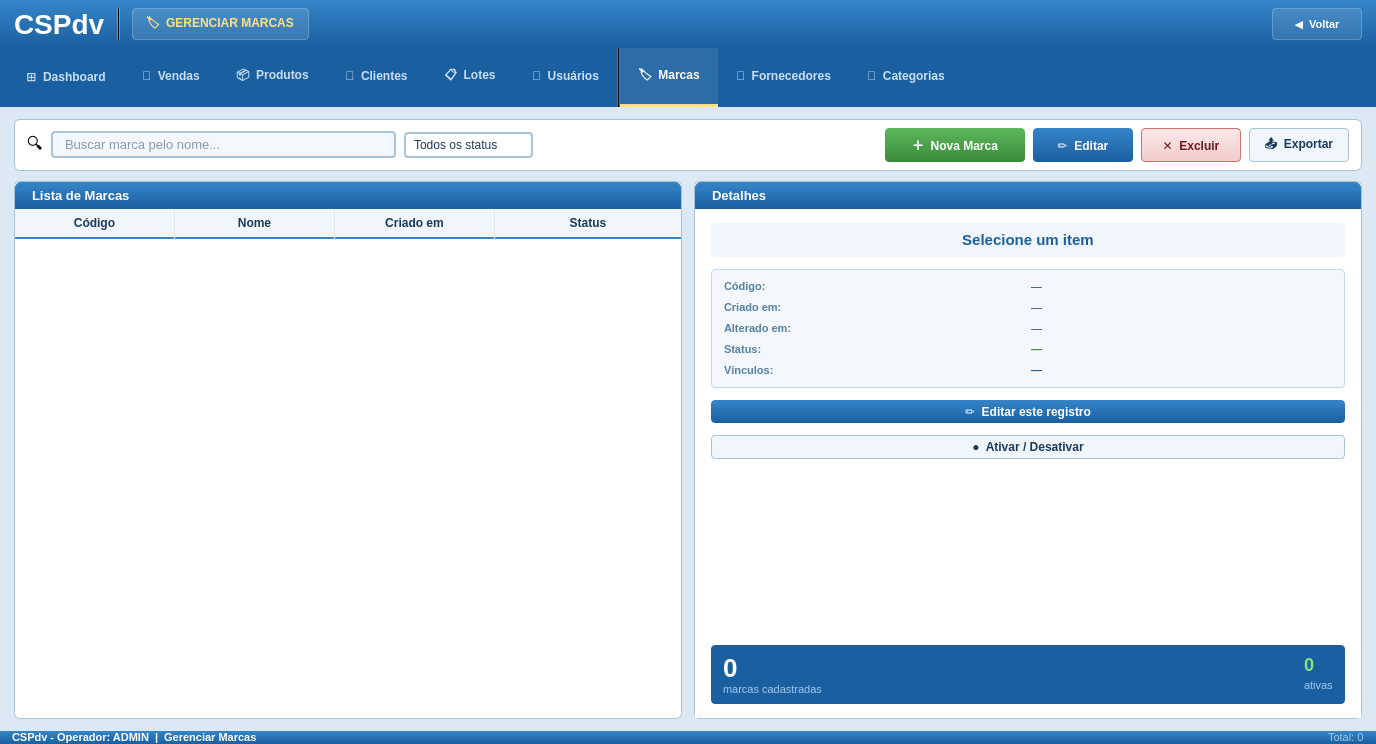
<?xml version="1.0" encoding="UTF-8"?>
<ui version="4.0">
 <class>GerenciarMarcas</class>
 <widget class="QWidget" name="GerenciarMarcas">
  <property name="geometry">
   <rect><x>0</x><y>0</y><width>1376</width><height>744</height></rect>
  </property>
  <property name="windowTitle"><string>CSPdv - Gerenciar Marcas</string></property>
  <property name="styleSheet"><string notr="true">QWidget { font-family: Arial; }</string></property>

  <layout class="QVBoxLayout" name="mainVLayout">
   <property name="spacing"><number>0</number></property>
   <property name="leftMargin"><number>0</number></property>
   <property name="topMargin"><number>0</number></property>
   <property name="rightMargin"><number>0</number></property>
   <property name="bottomMargin"><number>0</number></property>

   <!-- HEADER -->
   <item>
    <widget class="QFrame" name="frameHeader">
     <property name="minimumHeight"><number>72</number></property>
     <property name="maximumHeight"><number>72</number></property>
     <property name="styleSheet">
      <string notr="true">QFrame#frameHeader{background:qlineargradient(x1:0,y1:0,x2:0,y2:1,stop:0 #3585c8,stop:1 #1a5fa0);}</string>
     </property>
     <layout class="QHBoxLayout" name="headerHLayout">
      <property name="spacing"><number>12</number></property>
      <property name="leftMargin"><number>14</number></property>
      <property name="topMargin"><number>8</number></property>
      <property name="rightMargin"><number>14</number></property>
      <property name="bottomMargin"><number>8</number></property>
      <item>
       <widget class="QLabel" name="lblLogo">
        <property name="text"><string>CSPdv</string></property>
        <property name="minimumWidth"><number>180</number></property>
        <property name="styleSheet"><string notr="true">color:white;font-size:28px;font-weight:bold;</string></property>
       </widget>
      </item>
      <item>
       <widget class="QFrame" name="frameSep">
        <property name="minimumWidth"><number>2</number></property>
        <property name="maximumWidth"><number>2</number></property>
        <property name="styleSheet"><string notr="true">background-color:rgba(255,255,255,80);</string></property>
        <property name="frameShape"><enum>QFrame::VLine</enum></property>
       </widget>
      </item>
      <item>
       <widget class="QLabel" name="lblBadge">
        <property name="text"><string>🏷  GERENCIAR MARCAS</string></property>
        <property name="styleSheet"><string notr="true">QLabel{background-color:rgba(255,255,255,30);color:#ffe080;font-size:12px;font-weight:bold;border:1px solid rgba(255,255,255,60);border-radius:4px;padding:3px 10px;}</string></property>
       </widget>
      </item>
      <item>
       <spacer name="headerSpacer">
        <property name="orientation"><enum>Qt::Horizontal</enum></property>
        <property name="sizeHint" stdset="0"><size><width>40</width><height>10</height></size></property>
       </spacer>
      </item>
      <item>
       <widget class="QPushButton" name="btnVoltar">
        <property name="text"><string>&#9664;  Voltar</string></property>
        <property name="minimumSize"><size><width>90</width><height>32</height></size></property>
        <property name="styleSheet"><string notr="true">QPushButton{background-color:rgba(255,255,255,25);color:white;font-size:11px;font-weight:bold;border:1px solid rgba(255,255,255,60);border-radius:4px;padding:4px 12px;}QPushButton:hover{background-color:rgba(255,255,255,40);}QPushButton:pressed{background-color:rgba(255,255,255,15);}</string></property>
       </widget>
      </item>
     </layout>
    </widget>
   </item>

   <!-- NAV BAR -->
   <item>
    <widget class="QFrame" name="frameNavBar">
     <property name="minimumHeight"><number>44</number></property>
     <property name="maximumHeight"><number>44</number></property>
     <property name="styleSheet">
      <string notr="true">
       QFrame#frameNavBar { background-color: #1a5fa0; }
       QPushButton {
        background-color: transparent;
        color: #c8dff4;
        font-size: 12px;
        font-weight: bold;
        border: none;
        border-bottom: 3px solid transparent;
        min-height: 44px;
        padding: 6px 18px;
       }
       QPushButton:hover {
        color: white;
        background-color: rgba(255,255,255,15);
        border-bottom: 3px solid rgba(255,255,255,60);
       }
       QPushButton:checked {
        color: white;
        background-color: rgba(255,255,255,20);
        border-bottom: 3px solid #ffe080;
       }
       /* Sub-itens de catálogo (marcas/fornec/categ) — fonte menor */
       QPushButton[navSub="true"] {
        font-size: 11px;
        padding: 4px 12px;
        color: #a8d4f0;
       }
       QPushButton[navSub="true"]:hover  { color: white; }
       QPushButton[navSub="true"]:checked { color: white; }
      </string>
     </property>
     <layout class="QHBoxLayout" name="navHLayout">
      <property name="spacing"><number>0</number></property>
      <property name="leftMargin"><number>8</number></property>
      <property name="topMargin"><number>0</number></property>
      <property name="rightMargin"><number>0</number></property>
      <property name="bottomMargin"><number>0</number></property>
      <item>
       <widget class="QPushButton" name="btnNavDashboard">
        <property name="text"><string>⊞  Dashboard</string></property>
        <property name="checkable"><bool>true</bool></property>
       </widget>
      </item>
      <item>
       <widget class="QPushButton" name="btnNavVendas">
        <property name="text"><string>🛒  Vendas</string></property>
        <property name="checkable"><bool>true</bool></property>
       </widget>
      </item>
      <item>
       <widget class="QPushButton" name="btnNavProdutos">
        <property name="text"><string>📦  Produtos</string></property>
        <property name="checkable"><bool>true</bool></property>
       </widget>
      </item>
      <item>
       <widget class="QPushButton" name="btnNavClientes">
        <property name="text"><string>👥  Clientes</string></property>
        <property name="checkable"><bool>true</bool></property>
       </widget>
      </item>
      <item>
       <widget class="QPushButton" name="btnNavLotes">
        <property name="text"><string>📋  Lotes</string></property>
        <property name="checkable"><bool>true</bool></property>
       </widget>
      </item>
      <item>
       <widget class="QPushButton" name="btnNavUsuarios">
        <property name="text"><string>🔑  Usuários</string></property>
        <property name="checkable"><bool>true</bool></property>
       </widget>
      </item>
      <item>
       <widget class="QFrame" name="navSeparator">
        <property name="minimumWidth"><number>1</number></property>
        <property name="maximumWidth"><number>1</number></property>
        <property name="styleSheet"><string notr="true">background-color:rgba(255,255,255,40);</string></property>
        <property name="frameShape"><enum>QFrame::VLine</enum></property>
       </widget>
      </item>
      <item>
       <widget class="QPushButton" name="btnNavMarcas">
        <property name="text"><string>🏷  Marcas</string></property>
        <property name="checkable"><bool>true</bool></property>
        <property name="checked"><bool>true</bool></property>
       </widget>
      </item>
      <item>
       <widget class="QPushButton" name="btnNavFornecedores">
        <property name="text"><string>🚚  Fornecedores</string></property>
        <property name="checkable"><bool>true</bool></property>
       </widget>
      </item>
      <item>
       <widget class="QPushButton" name="btnNavCategorias">
        <property name="text"><string>📂  Categorias</string></property>
        <property name="checkable"><bool>true</bool></property>
       </widget>
      </item>
      <item>
       <spacer name="navSpacer">
        <property name="orientation"><enum>Qt::Horizontal</enum></property>
        <property name="sizeHint" stdset="0"><size><width>40</width><height>10</height></size></property>
       </spacer>
      </item>
     </layout>
    </widget>
   </item>

   <!-- CONTEÚDO -->
   <item>
    <widget class="QWidget" name="widgetConteudo">
     <property name="styleSheet"><string notr="true">QWidget#widgetConteudo{background-color:#dce8f4;}</string></property>
     <layout class="QVBoxLayout" name="conteudoVLayout">
      <property name="spacing"><number>10</number></property>
      <property name="leftMargin"><number>14</number></property>
      <property name="topMargin"><number>12</number></property>
      <property name="rightMargin"><number>14</number></property>
      <property name="bottomMargin"><number>12</number></property>

      <!-- Barra de ferramentas -->
      <item>
       <widget class="QFrame" name="frameToolbar">
        <property name="minimumHeight"><number>52</number></property>
        <property name="maximumHeight"><number>52</number></property>
        <property name="styleSheet"><string notr="true">QFrame#frameToolbar{background-color:#ffffff;border:1px solid #a8c4d8;border-radius:6px;}</string></property>
        <layout class="QHBoxLayout" name="toolbarHLayout">
         <property name="spacing"><number>8</number></property>
         <property name="leftMargin"><number>12</number></property>
         <property name="topMargin"><number>8</number></property>
         <property name="rightMargin"><number>12</number></property>
         <property name="bottomMargin"><number>8</number></property>

         <item>
          <widget class="QLabel" name="lblBuscaIcon">
           <property name="text"><string>&#128269;</string></property>
           <property name="styleSheet"><string notr="true">font-size:16px;</string></property>
          </widget>
         </item>
         <item>
          <widget class="QLineEdit" name="lineEditBusca">
           <property name="minimumHeight"><number>34</number></property>
           <property name="minimumWidth"><number>320</number></property>
           <property name="placeholderText"><string>Buscar marca pelo nome...</string></property>
           <property name="styleSheet"><string notr="true">QLineEdit{background-color:#f4f8fc;border:2px solid #a8c4d8;border-radius:4px;font-size:13px;color:#1a3a5c;padding:3px 10px;}QLineEdit:focus{border-color:#3585c8;background-color:#ffffff;}</string></property>
          </widget>
         </item>

         <!-- Filtro ativo -->
         <item>
          <widget class="QComboBox" name="comboFiltroStatus">
           <property name="minimumHeight"><number>34</number></property>
           <property name="minimumWidth"><number>130</number></property>
           <property name="styleSheet"><string notr="true">QComboBox{background-color:#ffffff;border:2px solid #a8c4d8;border-radius:4px;font-size:12px;color:#1a3a5c;padding:3px 8px;}QComboBox:focus{border-color:#3585c8;}QComboBox::drop-down{border:none;width:22px;}QComboBox QAbstractItemView{background-color:#ffffff;border:1px solid #a8c4d8;selection-background-color:#3585c8;selection-color:white;}</string></property>
           <item><property name="text"><string>Todos os status</string></property></item>
           <item><property name="text"><string>Ativos</string></property></item>
           <item><property name="text"><string>Inativos</string></property></item>
          </widget>
         </item>

         <item>
          <spacer name="toolbarSpacer">
           <property name="orientation"><enum>Qt::Horizontal</enum></property>
           <property name="sizeHint" stdset="0"><size><width>20</width><height>10</height></size></property>
          </spacer>
         </item>

         <item>
          <widget class="QPushButton" name="btnNovo">
           <property name="text"><string>&#65291;  Nova Marca</string></property>
           <property name="minimumSize"><size><width>140</width><height>34</height></size></property>
           <property name="styleSheet"><string notr="true">QPushButton{background:qlineargradient(x1:0,y1:0,x2:0,y2:1,stop:0 #5cb85c,stop:1 #3a8a3a);color:white;font-size:12px;font-weight:bold;border:none;border-radius:4px;padding:4px 14px;}QPushButton:hover{background:#4a9a4a;}QPushButton:pressed{background:#3a8a3a;}</string></property>
          </widget>
         </item>
         <item>
          <widget class="QPushButton" name="btnEditar">
           <property name="text"><string>&#9999;  Editar</string></property>
           <property name="minimumSize"><size><width>100</width><height>34</height></size></property>
           <property name="styleSheet"><string notr="true">QPushButton{background:qlineargradient(x1:0,y1:0,x2:0,y2:1,stop:0 #3585c8,stop:1 #1a5fa0);color:white;font-size:12px;font-weight:bold;border:none;border-radius:4px;padding:4px 14px;}QPushButton:hover{background:#2a74b8;}QPushButton:pressed{background:#1a5fa0;}</string></property>
          </widget>
         </item>
         <item>
          <widget class="QPushButton" name="btnExcluir">
           <property name="text"><string>&#10005;  Excluir</string></property>
           <property name="minimumSize"><size><width>100</width><height>34</height></size></property>
           <property name="shortcut"><string>Delete</string></property>
           <property name="styleSheet"><string notr="true">QPushButton{background:qlineargradient(x1:0,y1:0,x2:0,y2:1,stop:0 #fce8e8,stop:1 #f0cccc);color:#6a1a1a;font-size:12px;font-weight:bold;border:1px solid #cc7070;border-radius:4px;padding:4px 14px;}QPushButton:hover{background:#f8d8d8;border-color:#aa4444;}QPushButton:pressed{background:#e8b8b8;}</string></property>
          </widget>
         </item>
         <item>
          <widget class="QPushButton" name="btnExportar">
           <property name="text"><string>&#128228;  Exportar</string></property>
           <property name="minimumSize"><size><width>100</width><height>34</height></size></property>
           <property name="styleSheet"><string notr="true">QPushButton{background-color:#f0f6fc;color:#1a3a5c;font-size:12px;font-weight:bold;border:1px solid #a8c4d8;border-radius:4px;padding:4px 14px;}QPushButton:hover{background-color:#dceaf4;border-color:#3585c8;}QPushButton:pressed{background-color:#c0d8ec;}</string></property>
          </widget>
         </item>

        </layout>
       </widget>
      </item>

      <!-- Layout principal: tabela + painel info -->
      <item>
       <layout class="QHBoxLayout" name="mainAreaHLayout">
        <property name="spacing"><number>12</number></property>

        <!-- Tabela -->
        <item>
         <widget class="QFrame" name="frameTabela">
          <property name="styleSheet"><string notr="true">QFrame#frameTabela{background-color:#ffffff;border:1px solid #a8c4d8;border-radius:6px;}</string></property>
          <layout class="QVBoxLayout" name="tabelaVLayout">
           <property name="spacing"><number>0</number></property>
           <property name="leftMargin"><number>0</number></property>
           <property name="topMargin"><number>0</number></property>
           <property name="rightMargin"><number>0</number></property>
           <property name="bottomMargin"><number>0</number></property>
           <item>
            <widget class="QLabel" name="lblTabelaTitle">
             <property name="text"><string>Lista de Marcas</string></property>
             <property name="minimumHeight"><number>36</number></property>
             <property name="maximumHeight"><number>36</number></property>
             <property name="styleSheet"><string notr="true">QLabel{background:qlineargradient(x1:0,y1:0,x2:0,y2:1,stop:0 #3585c8,stop:1 #1a5fa0);color:white;font-size:13px;font-weight:bold;padding:6px 14px;border-top-left-radius:6px;border-top-right-radius:6px;}</string></property>
            </widget>
           </item>
           <item>
            <widget class="QTableWidget" name="tableEntidades">
             <property name="styleSheet">
              <string notr="true">QTableWidget{background-color:#ffffff;alternate-background-color:#f2f8fc;border:none;border-bottom-left-radius:6px;border-bottom-right-radius:6px;font-size:12px;gridline-color:#dce8f0;outline:0;}QTableWidget::item{padding:4px 8px;color:#111111;}QTableWidget::item:selected{background-color:#3585c8;color:#ffffff;}QTableWidget::item:hover:!selected{background-color:#ddeef8;}QHeaderView::section:horizontal{background-color:#f0f6fc;color:#1a3a5c;font-size:12px;font-weight:bold;padding:5px 8px;border:none;border-right:1px solid #dce8f0;border-bottom:2px solid #3585c8;}QHeaderView::section:horizontal:last{border-right:none;}QHeaderView::section:horizontal:checked{background-color:#f0f6fc;color:#1a3a5c;}QHeaderView::section:vertical{background-color:#ffffff;color:#ffffff;border:none;border-bottom:1px solid #dce8f0;border-right:1px solid #dce8f0;width:16px;}QHeaderView::section:vertical:checked{background-color:#3585c8;color:#3585c8;}QTableCornerButton::section{background-color:#f0f6fc;border:none;border-bottom:2px solid #3585c8;border-right:1px solid #dce8f0;}QScrollBar:vertical{background:#f0f4f8;width:10px;margin:0;}QScrollBar::handle:vertical{background:#a8c4d8;border-radius:4px;min-height:20px;}QScrollBar::handle:vertical:hover{background:#3585c8;}QScrollBar::add-line:vertical,QScrollBar::sub-line:vertical{height:0px;}</string>
             </property>
             <property name="columnCount"><number>4</number></property>
             <property name="rowCount"><number>0</number></property>
             <property name="selectionBehavior"><enum>QAbstractItemView::SelectRows</enum></property>
             <property name="selectionMode"><enum>QAbstractItemView::SingleSelection</enum></property>
             <property name="editTriggers"><set>QAbstractItemView::NoEditTriggers</set></property>
             <property name="alternatingRowColors"><bool>true</bool></property>
             <property name="showGrid"><bool>true</bool></property>
             <property name="sortingEnabled"><bool>true</bool></property>
             <property name="wordWrap"><bool>false</bool></property>
             <attribute name="horizontalHeaderVisible"><bool>true</bool></attribute>
             <attribute name="horizontalHeaderStretchLastSection"><bool>true</bool></attribute>
             <attribute name="horizontalHeaderHighlightSections"><bool>false</bool></attribute>
             <attribute name="horizontalHeaderDefaultSectionSize"><number>160</number></attribute>
             <attribute name="verticalHeaderVisible"><bool>true</bool></attribute>
             <attribute name="verticalHeaderDefaultSectionSize"><number>28</number></attribute>
             <attribute name="verticalHeaderHighlightSections"><bool>true</bool></attribute>
             <column><property name="text"><string>Código</string></property></column>
             <column><property name="text"><string>Nome</string></property></column>
             <column><property name="text"><string>Criado em</string></property></column>
             <column><property name="text"><string>Status</string></property></column>
            </widget>
           </item>
          </layout>
         </widget>
        </item>

        <!-- Painel lateral de info -->
        <item>
         <widget class="QFrame" name="framePainelInfo">
          <property name="minimumWidth"><number>260</number></property>
          <property name="maximumWidth"><number>280</number></property>
          <property name="styleSheet"><string notr="true">QFrame#framePainelInfo{background-color:#ffffff;border:1px solid #a8c4d8;border-radius:6px;}</string></property>
          <layout class="QVBoxLayout" name="painelInfoVLayout">
           <property name="spacing"><number>0</number></property>
           <property name="leftMargin"><number>0</number></property>
           <property name="topMargin"><number>0</number></property>
           <property name="rightMargin"><number>0</number></property>
           <property name="bottomMargin"><number>0</number></property>

           <item>
            <widget class="QLabel" name="lblInfoTitle">
             <property name="text"><string>Detalhes</string></property>
             <property name="minimumHeight"><number>36</number></property>
             <property name="maximumHeight"><number>36</number></property>
             <property name="styleSheet"><string notr="true">QLabel{background:qlineargradient(x1:0,y1:0,x2:0,y2:1,stop:0 #3585c8,stop:1 #1a5fa0);color:white;font-size:13px;font-weight:bold;padding:6px 14px;border-top-left-radius:6px;border-top-right-radius:6px;}</string></property>
            </widget>
           </item>

           <item>
            <widget class="QFrame" name="frameInfoConteudo">
             <property name="styleSheet"><string notr="true">QFrame#frameInfoConteudo{background-color:#ffffff;}</string></property>
             <layout class="QVBoxLayout" name="infoConteudoVLayout">
              <property name="spacing"><number>12</number></property>
              <property name="leftMargin"><number>16</number></property>
              <property name="topMargin"><number>14</number></property>
              <property name="rightMargin"><number>16</number></property>
              <property name="bottomMargin"><number>14</number></property>

              <!-- Nome em destaque -->
              <item>
               <widget class="QLabel" name="lblInfoNome">
                <property name="text"><string>Selecione um item</string></property>
                <property name="alignment"><set>Qt::AlignCenter</set></property>
                <property name="wordWrap"><bool>true</bool></property>
                <property name="styleSheet"><string notr="true">font-size:15px;font-weight:bold;color:#1a5fa0;padding:8px;background-color:#f0f6fc;border-radius:4px;</string></property>
               </widget>
              </item>

              <!-- Campos -->
              <item>
               <widget class="QFrame" name="frameCamposInfo">
                <property name="styleSheet"><string notr="true">QFrame#frameCamposInfo{background-color:#f4f8fc;border:1px solid #c0d8ec;border-radius:4px;}</string></property>
                <layout class="QVBoxLayout" name="camposInfoVLayout">
                 <property name="spacing"><number>8</number></property>
                 <property name="leftMargin"><number>12</number></property>
                 <property name="topMargin"><number>10</number></property>
                 <property name="rightMargin"><number>12</number></property>
                 <property name="bottomMargin"><number>10</number></property>
                 <item>
                  <layout class="QHBoxLayout"><property name="spacing"><number>6</number></property>
                   <item><widget class="QLabel" name="lblInfoCodigoLabel"><property name="text"><string>Código:</string></property><property name="styleSheet"><string notr="true">font-size:11px;font-weight:bold;color:#5580a0;min-width:100px;</string></property></widget></item>
                   <item><widget class="QLabel" name="lblInfoCodigoValor"><property name="text"><string>—</string></property><property name="styleSheet"><string notr="true">font-size:11px;color:#1a3a5c;</string></property></widget></item>
                  </layout>
                 </item>
                 <item>
                  <layout class="QHBoxLayout"><property name="spacing"><number>6</number></property>
                   <item><widget class="QLabel" name="lblInfoCriadoLabel"><property name="text"><string>Criado em:</string></property><property name="styleSheet"><string notr="true">font-size:11px;font-weight:bold;color:#5580a0;min-width:100px;</string></property></widget></item>
                   <item><widget class="QLabel" name="lblInfoCriadoValor"><property name="text"><string>—</string></property><property name="styleSheet"><string notr="true">font-size:11px;color:#1a3a5c;</string></property></widget></item>
                  </layout>
                 </item>
                 <item>
                  <layout class="QHBoxLayout"><property name="spacing"><number>6</number></property>
                   <item><widget class="QLabel" name="lblInfoAlteradoLabel"><property name="text"><string>Alterado em:</string></property><property name="styleSheet"><string notr="true">font-size:11px;font-weight:bold;color:#5580a0;min-width:100px;</string></property></widget></item>
                   <item><widget class="QLabel" name="lblInfoAlteradoValor"><property name="text"><string>—</string></property><property name="styleSheet"><string notr="true">font-size:11px;color:#1a3a5c;</string></property></widget></item>
                  </layout>
                 </item>
                 <item>
                  <layout class="QHBoxLayout"><property name="spacing"><number>6</number></property>
                   <item><widget class="QLabel" name="lblInfoStatusLabel"><property name="text"><string>Status:</string></property><property name="styleSheet"><string notr="true">font-size:11px;font-weight:bold;color:#5580a0;min-width:100px;</string></property></widget></item>
                   <item><widget class="QLabel" name="lblInfoStatusValor"><property name="text"><string>—</string></property><property name="styleSheet"><string notr="true">font-size:11px;font-weight:bold;color:#3a8a3a;</string></property></widget></item>
                  </layout>
                 </item>
                 <item>
                  <layout class="QHBoxLayout"><property name="spacing"><number>6</number></property>
                   <item><widget class="QLabel" name="lblInfoVinculosLabel"><property name="text"><string>Vínculos:</string></property><property name="styleSheet"><string notr="true">font-size:11px;font-weight:bold;color:#5580a0;min-width:100px;</string></property></widget></item>
                   <item><widget class="QLabel" name="lblInfoVinculosValor"><property name="text"><string>—</string></property><property name="styleSheet"><string notr="true">font-size:11px;font-weight:bold;color:#1a5fa0;</string></property></widget></item>
                  </layout>
                 </item>
                </layout>
               </widget>
              </item>

              <!-- Ações rápidas no painel -->
              <item>
               <widget class="QPushButton" name="btnEditarInfo">
                <property name="text"><string>&#9999;  Editar este registro</string></property>
                <property name="minimumHeight"><number>36</number></property>
                <property name="styleSheet"><string notr="true">QPushButton{background:qlineargradient(x1:0,y1:0,x2:0,y2:1,stop:0 #3585c8,stop:1 #1a5fa0);color:white;font-size:12px;font-weight:bold;border:none;border-radius:4px;padding:4px 14px;}QPushButton:hover{background:#2a74b8;}QPushButton:pressed{background:#1a5fa0;}</string></property>
               </widget>
              </item>
              <item>
               <widget class="QPushButton" name="btnToggleStatus">
                <property name="text"><string>&#9679;  Ativar / Desativar</string></property>
                <property name="minimumHeight"><number>36</number></property>
                <property name="styleSheet"><string notr="true">QPushButton{background-color:#f0f6fc;color:#1a3a5c;font-size:12px;font-weight:bold;border:1px solid #a8c4d8;border-radius:4px;padding:4px 14px;}QPushButton:hover{background-color:#dceaf4;border-color:#3585c8;}QPushButton:pressed{background-color:#c0d8ec;}</string></property>
               </widget>
              </item>

              <item>
               <spacer name="painelInfoSpacer">
                <property name="orientation"><enum>Qt::Vertical</enum></property>
                <property name="sizeHint" stdset="0"><size><width>10</width><height>10</height></size></property>
               </spacer>
              </item>

              <!-- Card contador -->
              <item>
               <widget class="QFrame" name="frameContador">
                <property name="styleSheet"><string notr="true">QFrame#frameContador{background-color:#1a5fa0;border-radius:4px;}</string></property>
                <layout class="QHBoxLayout" name="contadorHL">
                 <property name="leftMargin"><number>12</number></property>
                 <property name="topMargin"><number>8</number></property>
                 <property name="rightMargin"><number>12</number></property>
                 <property name="bottomMargin"><number>8</number></property>
                 <item>
                  <layout class="QVBoxLayout"><property name="spacing"><number>0</number></property>
                   <item><widget class="QLabel" name="lblTotalValor"><property name="text"><string>0</string></property><property name="styleSheet"><string notr="true">font-size:26px;font-weight:bold;color:white;</string></property></widget></item>
                   <item><widget class="QLabel" name="lblTotalLabel"><property name="text"><string>marcas cadastradas</string></property><property name="styleSheet"><string notr="true">font-size:11px;color:#a0c8f0;</string></property></widget></item>
                  </layout>
                 </item>
                 <item>
                  <spacer name="contSpacer"><property name="orientation"><enum>Qt::Horizontal</enum></property><property name="sizeHint" stdset="0"><size><width>10</width><height>10</height></size></property></spacer>
                 </item>
                 <item>
                  <layout class="QVBoxLayout"><property name="spacing"><number>0</number></property>
                   <item><widget class="QLabel" name="lblAtivosValor"><property name="text"><string>0</string></property><property name="styleSheet"><string notr="true">font-size:18px;font-weight:bold;color:#80e880;</string></property></widget></item>
                   <item><widget class="QLabel" name="lblAtivosLabel"><property name="text"><string>ativas</string></property><property name="styleSheet"><string notr="true">font-size:11px;color:#a0c8f0;</string></property></widget></item>
                  </layout>
                 </item>
                </layout>
               </widget>
              </item>

             </layout>
            </widget>
           </item>

          </layout>
         </widget>
        </item>

       </layout>
      </item>

     </layout>
    </widget>
   </item>

   <!-- STATUS BAR -->
   <item>
    <widget class="QFrame" name="frameStatusBar">
     <property name="minimumHeight"><number>26</number></property>
     <property name="maximumHeight"><number>26</number></property>
     <property name="styleSheet"><string notr="true">QFrame#frameStatusBar{background:qlineargradient(x1:0,y1:0,x2:0,y2:1,stop:0 #3585c8,stop:1 #1a5fa0);}</string></property>
     <layout class="QHBoxLayout" name="statusHLayout">
      <property name="leftMargin"><number>12</number></property>
      <property name="topMargin"><number>0</number></property>
      <property name="rightMargin"><number>12</number></property>
      <property name="bottomMargin"><number>0</number></property>
      <item><widget class="QLabel" name="lblStatusBar"><property name="text"><string>CSPdv - Operador: ADMIN  |  Gerenciar Marcas</string></property><property name="styleSheet"><string notr="true">color:white;font-size:11px;font-weight:bold;</string></property></widget></item>
      <item><spacer name="statusSpacer"><property name="orientation"><enum>Qt::Horizontal</enum></property><property name="sizeHint" stdset="0"><size><width>40</width><height>10</height></size></property></spacer></item>
      <item><widget class="QLabel" name="lblTotalStatus"><property name="text"><string>Total: 0</string></property><property name="styleSheet"><string notr="true">color:#a0c8e8;font-size:11px;</string></property></widget></item>
     </layout>
    </widget>
   </item>

  </layout>
 </widget>
 <resources/>
 <connections/>
</ui>
